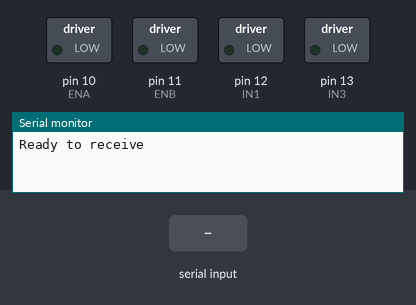
The sketch below on a simulated Arduino Uno, built with avr-gcc and run on an emulated ATmega328P. Parts: switched loads named in the sketch (green lamp = pin HIGH), the last lines printed to the serial monitor. The inputs (shaded band) are chosen by the test bench.

Above: at 1.2 s.
1.3 s: "w\n" received over Serial
At 2.5 s:
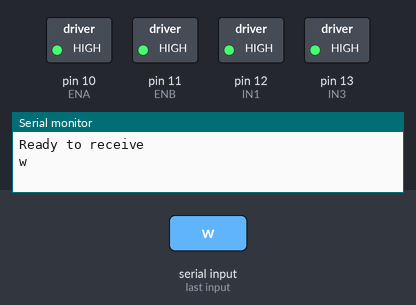
2.8 s: "s\n" received over Serial
At 3.6 s:
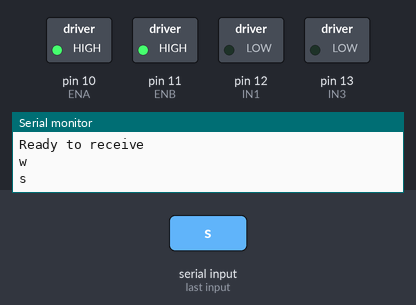
4.3 s: "a\n" received over Serial
At 4.8 s:
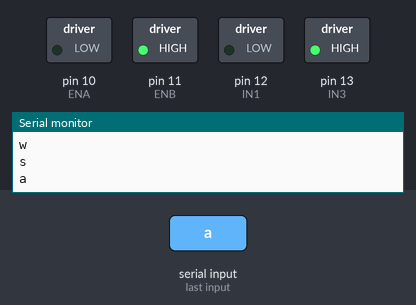
5.8 s: "d\n" received over Serial
At 7.1 s:
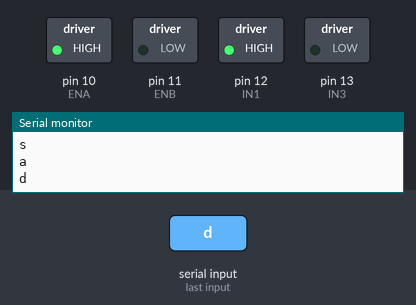
Timing chart, 0 to 8.3 s (numbered marks = the images above; inputs shaded):
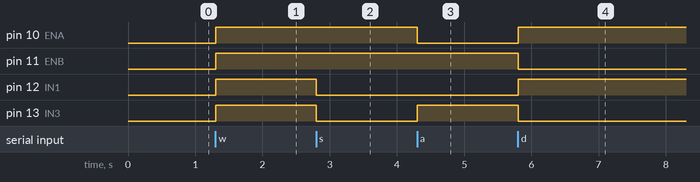

The sketch:

ARDUINO_video_control.ino
```cpp
const int ENA = 10; // PWM керування швидкістю двигуна A
const int ENB = 11; // PWM керування швидкістю двигуна B
const int IN1 = 12; // напрямок двигуна A
const int IN3 = 13; // напрямок двигуна B
const int SPEED = 255; // Швидкість

char buffer[20];
int bufferIndex = 0;

void setup() {
  Serial.begin(9600);

  pinMode(ENA, OUTPUT);
  pinMode(ENB, OUTPUT);
  pinMode(IN1, OUTPUT);
  pinMode(IN3, OUTPUT);

  stopMotors();

  Serial.println("Ready to receive");
  Serial.flush();
}

void loop() {
  if (Serial.available()) {
    char inChar = Serial.read();
    if (inChar == '\n') {
      buffer[bufferIndex] = '\0';

      // Видалити \r в кінці рядка
      if (bufferIndex > 0 && buffer[bufferIndex - 1] == '\r') {
        buffer[--bufferIndex] = '\0';
      }

      handleCommand(buffer);
      Serial.print(buffer);
      Serial.println();
      Serial.flush();
      bufferIndex = 0;
    } else if (bufferIndex < sizeof(buffer) - 1) {
      buffer[bufferIndex++] = inChar;
    }
  }
}

void handleCommand(const char* cmd) {
  if (strcmp(cmd, "w") == 0) {
    // Вперед (обидва двигуни вперед)
    digitalWrite(IN1, HIGH);
    digitalWrite(IN3, HIGH);
    analogWrite(ENA, SPEED);
    analogWrite(ENB, SPEED);
  } else if (strcmp(cmd, "s") == 0) {
    // Назад (обидва двигуни назад)
    digitalWrite(IN1, LOW);
    digitalWrite(IN3, LOW);
    analogWrite(ENA, SPEED);
    analogWrite(ENB, SPEED);
  } else if (strcmp(cmd, "a") == 0) {
    // Поворот вліво: праве колесо вперед
    digitalWrite(IN1, LOW);   // ліве колесо зупинене (або назад)
    digitalWrite(IN3, HIGH);  // праве вперед
    analogWrite(ENA, 0);
    analogWrite(ENB, SPEED);
  } else if (strcmp(cmd, "d") == 0) {
    // Поворот вправо: ліве колесо вперед
    digitalWrite(IN1, HIGH);  // ліве вперед
    digitalWrite(IN3, LOW);   // праве зупинене (або назад)
    analogWrite(ENA, SPEED);
    analogWrite(ENB, 0);
  } else if (strcmp(cmd, "halt") == 0) {
    stopMotors();
  }
}

void stopMotors() {
  digitalWrite(IN1, LOW);   // ліве колесо зупинене (або назад)
  digitalWrite(IN3, LOW);  // праве колесо зупинене (або назад)
  analogWrite(ENA, 0);
  analogWrite(ENB, 0);
}
```

Measured:
- after the input at 1.3 s, pin 10 (ENA), pin 11 (ENB), pin 12 (IN1), pin 13 (IN3): LOW → HIGH at once
- after the input at 2.8 s, pin 12 (IN1), pin 13 (IN3): HIGH → LOW at once
- after the input at 4.3 s, pin 10 (ENA): HIGH → LOW at once; pin 13 (IN3): LOW → HIGH at once
- after the input at 5.8 s, pin 10 (ENA), pin 12 (IN1): LOW → HIGH at once; pin 11 (ENB), pin 13 (IN3): HIGH → LOW at once
